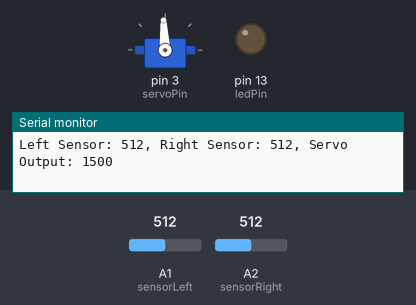
Recording of a sketch running on a simulated Arduino Uno, built with avr-gcc and run on an emulated ATmega328P. Parts: servo, output pins drawn as LEDs (lit = HIGH), the last lines printed to the serial monitor. Inputs (shaded band) come from the test bench; at power-on: A1 (sensorLeft) = 512, A2 (sensorRight) = 512.

Above: at 1.2 s.
1.3 s: A1 (sensorLeft) set to 10
At 1.9 s:
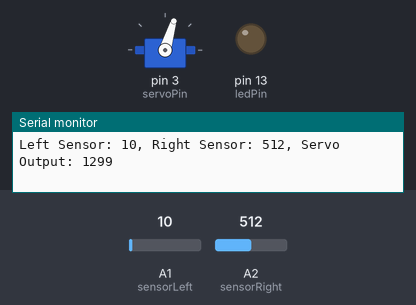
2.8 s: A2 (sensorRight) set to 1023
At 3.6 s:
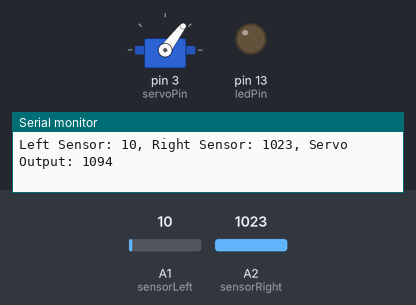
4.3 s: A1 (sensorLeft) set to 89
At 5.3 s:
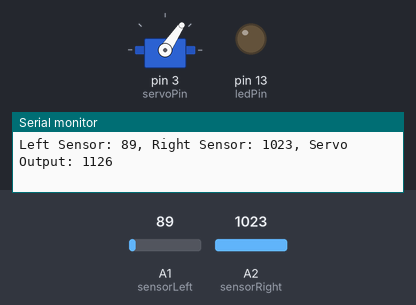
7.3 s: A1 (sensorLeft) set to 106
At 8.6 s:
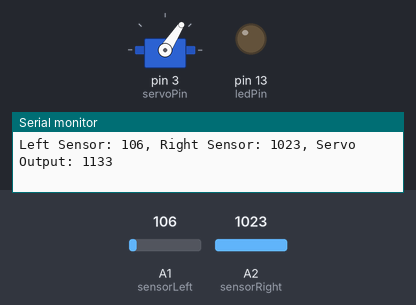
10.3 s: A2 (sensorRight) set to 10
At 11.2 s:
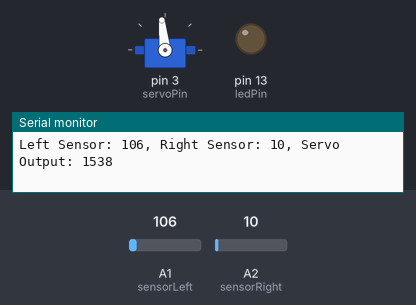
13.3 s: A1 (sensorLeft) set to 1023
At 13.7 s:
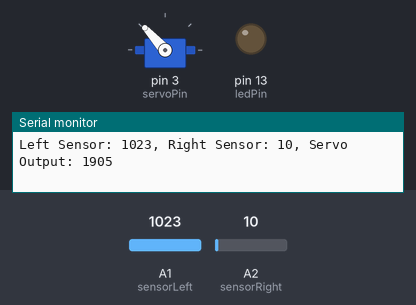
Timing chart, 0 to 15.8 s (numbered marks = the images above; inputs shaded):
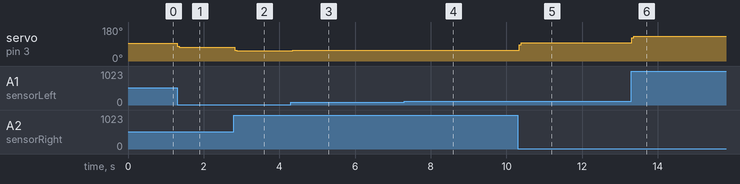

Measured:
- after the input at 1.3 s, servo on pin 3 (servoPin): 93° → 73° at once
- after the input at 2.8 s, servo on pin 3 (servoPin): 73° → 53° at once
- after the input at 4.3 s, servo on pin 3 (servoPin): 53° → 56° after 0.06 s
- after the input at 7.3 s, servo on pin 3 (servoPin): 56° → 57° at once
- after the input at 10.3 s, servo on pin 3 (servoPin): 57° → 96° at once
- after the input at 13.3 s, servo on pin 3 (servoPin): 96° → 132° at once

The sketch:

PD_Servo_Line_Follower.ino
```cpp
#include <Servo.h>

Servo myservo;  // create servo object to control a servo

// Constants for servo control
const int servoPin = 3;
const int ledPin = 13;  // Onboard LED pin

// PID controller constants
const double Kp = 20.0;
const double Ki = 0;   // Integral constant, adjust as necessary
const double Kd = -5;

// Variables for PID controller
double positionError = 0;
double lastPositionError = 0;
double integral = 0;
double derivative = 0;
double correction = 0;

// Sensor pins
const int sensorLeft = A1;
const int sensorRight = A2;

// Sensor value storage for derivative calculation
int lastSensorValueLeft = 0;
int lastSensorValueRight = 0;

// Turn detection variables
double rateOfChange = 0;
const double turnThreshold = 20;  // Threshold for detecting a turn, adjust based on testing

void setup() {
  myservo.attach(servoPin);  // attaches the servo on servoPin to the servo object

  pinMode(sensorLeft, INPUT);
  pinMode(sensorRight, INPUT);
  pinMode(ledPin, OUTPUT);  // Set the LED pin as an output
  Serial.begin(9600);
}

void loop() {
  int sensorValueLeft = analogRead(sensorLeft);
  int sensorValueRight = analogRead(sensorRight);

  positionError = sensorValueLeft - sensorValueRight;

  // PID control algorithm
  derivative = (sensorValueLeft - lastSensorValueLeft) - (sensorValueRight - lastSensorValueRight);
  correction = Kp * positionError + Ki * integral + Kd * derivative;

  // Apply the correction to the servo
  long servoValue = 1500 + correction/50;
  servoValue = constrain(servoValue, 1000, 2000);
  myservo.writeMicroseconds(servoValue);

  // Debug output
  Serial.print("Left Sensor: ");
  Serial.print(sensorValueLeft);
  Serial.print(", Right Sensor: ");
  Serial.print(sensorValueRight);
  Serial.print(", Servo Output: ");
  Serial.println(servoValue);

  // Update last values for next loop iteration
  lastPositionError = positionError;
  lastSensorValueLeft = sensorValueLeft;
  lastSensorValueRight = sensorValueRight;

  delay(5); // Delay in milliseconds, adjust as needed
}
```
